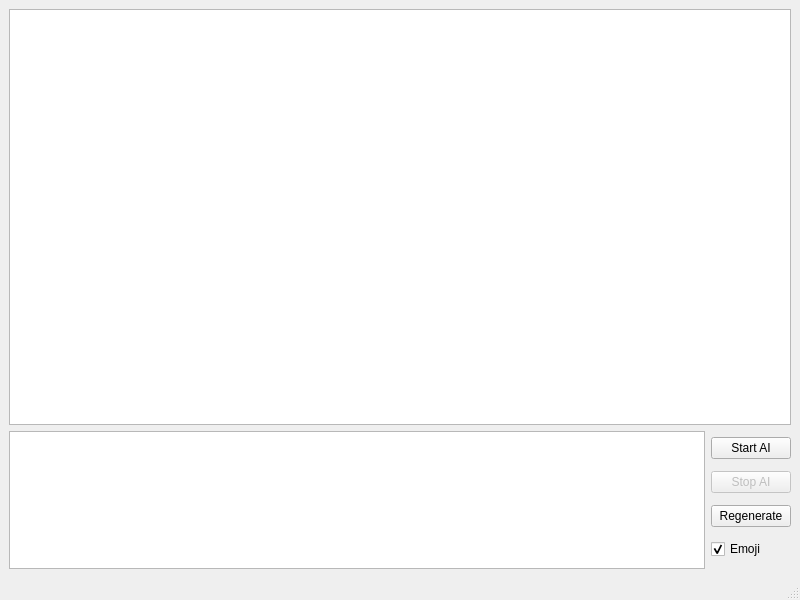
<?xml version="1.0" encoding="UTF-8"?>
<ui version="4.0">
 <class>Game</class>
 <widget class="QMainWindow" name="Game">
  <property name="geometry">
   <rect>
    <x>0</x>
    <y>0</y>
    <width>800</width>
    <height>600</height>
   </rect>
  </property>
  <property name="windowTitle">
   <string>Game</string>
  </property>
  <widget class="QWidget" name="centralwidget">
   <layout class="QVBoxLayout" name="verticalLayout_2" stretch="3,1">
    <item>
     <widget class="QTextEdit" name="map">
      <property name="font">
       <font>
        <family>Inconsolata</family>
        <pointsize>24</pointsize>
       </font>
      </property>
      <property name="readOnly">
       <bool>true</bool>
      </property>
     </widget>
    </item>
    <item>
     <layout class="QHBoxLayout" name="horizontalLayout">
      <item>
       <widget class="QTextEdit" name="log">
        <property name="readOnly">
         <bool>true</bool>
        </property>
       </widget>
      </item>
      <item>
       <layout class="QVBoxLayout" name="verticalLayout">
        <item>
         <widget class="QPushButton" name="buttonStartAi">
          <property name="text">
           <string>Start AI</string>
          </property>
         </widget>
        </item>
        <item>
         <widget class="QPushButton" name="buttonStopAi">
          <property name="enabled">
           <bool>false</bool>
          </property>
          <property name="text">
           <string>Stop AI</string>
          </property>
         </widget>
        </item>
        <item>
         <widget class="QPushButton" name="buttonRestart">
          <property name="text">
           <string>Regenerate</string>
          </property>
         </widget>
        </item>
        <item>
         <widget class="QCheckBox" name="checkboxEmoji">
          <property name="text">
           <string>Emoji</string>
          </property>
          <property name="checked">
           <bool>true</bool>
          </property>
         </widget>
        </item>
       </layout>
      </item>
     </layout>
    </item>
   </layout>
  </widget>
  <widget class="QMenuBar" name="menubar">
   <property name="geometry">
    <rect>
     <x>0</x>
     <y>0</y>
     <width>800</width>
     <height>25</height>
    </rect>
   </property>
  </widget>
  <widget class="QStatusBar" name="statusbar"/>
 </widget>
 <resources/>
 <connections/>
</ui>
